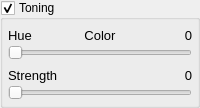
            <widget class="QGroupBox" name="groupBoxToning">
             <property name="title">
              <string>Toning</string>
             </property>
             <property name="checkable">
              <bool>true</bool>
             </property>
             <layout class="QGridLayout" name="gridLayout_43">
              <property name="leftMargin">
               <number>5</number>
              </property>
              <property name="topMargin">
               <number>5</number>
              </property>
              <property name="rightMargin">
               <number>5</number>
              </property>
              <property name="bottomMargin">
               <number>5</number>
              </property>
              <item row="0" column="0">
               <widget class="QFrame" name="frameToning">
                <layout class="QVBoxLayout" name="verticalLayout_10">
                 <property name="spacing">
                  <number>5</number>
                 </property>
                 <property name="leftMargin">
                  <number>0</number>
                 </property>
                 <property name="topMargin">
                  <number>0</number>
                 </property>
                 <property name="rightMargin">
                  <number>0</number>
                 </property>
                 <property name="bottomMargin">
                  <number>0</number>
                 </property>
                 <item>
                  <layout class="QGridLayout" name="gridLayout_44">
                   <property name="spacing">
                    <number>0</number>
                   </property>
                   <item row="0" column="2">
                    <widget class="QLabel" name="label_ToningColor">
                     <property name="font">
                      <font>
                       <pointsize>10</pointsize>
                      </font>
                     </property>
                     <property name="text">
                      <string>Color</string>
                     </property>
                     <property name="scaledContents">
                      <bool>false</bool>
                     </property>
                     <property name="alignment">
                      <set>Qt::AlignCenter</set>
                     </property>
                    </widget>
                   </item>
                   <item row="0" column="4">
                    <widget class="DoubleClickLabel" name="label_ToneVal">
                     <property name="font">
                      <font>
                       <pointsize>10</pointsize>
                      </font>
                     </property>
                     <property name="contextMenuPolicy">
                      <enum>Qt::CustomContextMenu</enum>
                     </property>
                     <property name="layoutDirection">
                      <enum>Qt::RightToLeft</enum>
                     </property>
                     <property name="text">
                      <string>0</string>
                     </property>
                     <property name="alignment">
                      <set>Qt::AlignRight|Qt::AlignTrailing|Qt::AlignVCenter</set>
                     </property>
                    </widget>
                   </item>
                   <item row="1" column="0" colspan="5">
                    <widget class="NoScrollSlider" name="horizontalSliderTone">
                     <property name="sizePolicy">
                      <sizepolicy hsizetype="Expanding" vsizetype="Fixed">
                       <horstretch>0</horstretch>
                       <verstretch>0</verstretch>
                      </sizepolicy>
                     </property>
                     <property name="minimumSize">
                      <size>
                       <width>0</width>
                       <height>0</height>
                      </size>
                     </property>
                     <property name="maximumSize">
                      <size>
                       <width>16777215</width>
                       <height>16777215</height>
                      </size>
                     </property>
                     <property name="minimum">
                      <number>0</number>
                     </property>
                     <property name="maximum">
                      <number>255</number>
                     </property>
                     <property name="value">
                      <number>0</number>
                     </property>
                     <property name="orientation">
                      <enum>Qt::Horizontal</enum>
                     </property>
                    </widget>
                   </item>
                   <item row="0" column="3">
                    <spacer name="horizontalSpacer_36">
                     <property name="orientation">
                      <enum>Qt::Horizontal</enum>
                     </property>
                     <property name="sizeType">
                      <enum>QSizePolicy::Maximum</enum>
                     </property>
                     <property name="sizeHint" stdset="0">
                      <size>
                       <width>40</width>
                       <height>20</height>
                      </size>
                     </property>
                    </spacer>
                   </item>
                   <item row="0" column="0">
                    <widget class="QLabel" name="label_ToneText">
                     <property name="font">
                      <font>
                       <pointsize>10</pointsize>
                      </font>
                     </property>
                     <property name="text">
                      <string>Hue</string>
                     </property>
                    </widget>
                   </item>
                   <item row="0" column="1">
                    <spacer name="horizontalSpacer_38">
                     <property name="orientation">
                      <enum>Qt::Horizontal</enum>
                     </property>
                     <property name="sizeType">
                      <enum>QSizePolicy::Maximum</enum>
                     </property>
                     <property name="sizeHint" stdset="0">
                      <size>
                       <width>40</width>
                       <height>20</height>
                      </size>
                     </property>
                    </spacer>
                   </item>
                  </layout>
                 </item>
                 <item>
                  <layout class="QGridLayout" name="gridLayout_45">
                   <property name="spacing">
                    <number>0</number>
                   </property>
                   <item row="0" column="0">
                    <widget class="QLabel" name="label_ToningStrengthText">
                     <property name="font">
                      <font>
                       <pointsize>10</pointsize>
                      </font>
                     </property>
                     <property name="text">
                      <string>Strength</string>
                     </property>
                    </widget>
                   </item>
                   <item row="0" column="1">
                    <spacer name="horizontalSpacer_37">
                     <property name="orientation">
                      <enum>Qt::Horizontal</enum>
                     </property>
                     <property name="sizeType">
                      <enum>QSizePolicy::Maximum</enum>
                     </property>
                     <property name="sizeHint" stdset="0">
                      <size>
                       <width>40</width>
                       <height>20</height>
                      </size>
                     </property>
                    </spacer>
                   </item>
                   <item row="0" column="2">
                    <widget class="DoubleClickLabel" name="label_ToningStrengthVal">
                     <property name="font">
                      <font>
                       <pointsize>10</pointsize>
                      </font>
                     </property>
                     <property name="contextMenuPolicy">
                      <enum>Qt::CustomContextMenu</enum>
                     </property>
                     <property name="layoutDirection">
                      <enum>Qt::RightToLeft</enum>
                     </property>
                     <property name="text">
                      <string>0</string>
                     </property>
                     <property name="alignment">
                      <set>Qt::AlignRight|Qt::AlignTrailing|Qt::AlignVCenter</set>
                     </property>
                    </widget>
                   </item>
                   <item row="1" column="0" colspan="3">
                    <widget class="NoScrollSlider" name="horizontalSliderToningStrength">
                     <property name="sizePolicy">
                      <sizepolicy hsizetype="Expanding" vsizetype="Fixed">
                       <horstretch>0</horstretch>
                       <verstretch>0</verstretch>
                      </sizepolicy>
                     </property>
                     <property name="minimumSize">
                      <size>
                       <width>0</width>
                       <height>0</height>
                      </size>
                     </property>
                     <property name="maximumSize">
                      <size>
                       <width>16777215</width>
                       <height>16777215</height>
                      </size>
                     </property>
                     <property name="minimum">
                      <number>0</number>
                     </property>
                     <property name="maximum">
                      <number>100</number>
                     </property>
                     <property name="value">
                      <number>0</number>
                     </property>
                     <property name="orientation">
                      <enum>Qt::Horizontal</enum>
                     </property>
                    </widget>
                   </item>
                  </layout>
                 </item>
                </layout>
               </widget>
              </item>
             </layout>
            </widget>
